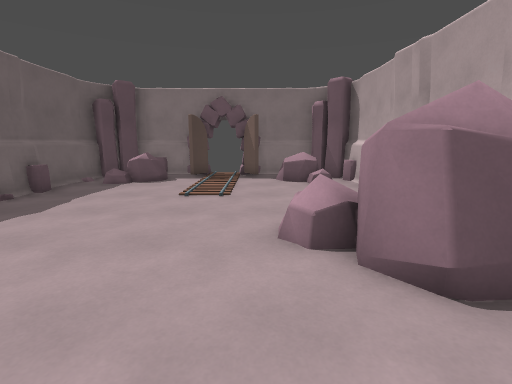
View 1 (above)

12 first-person views from a walk through a 3-D level made in the Godot game engine. The camera is 1.5 m above the floor, tilts 10° down and sees 85° across. The floor is counted in squares, 1 m on a side. Each view is taken from the middle of a square. On the plan, view 1 faces up. The plan holds only what a view shows up to about 14 squares ahead; the rest is blank.

View 2
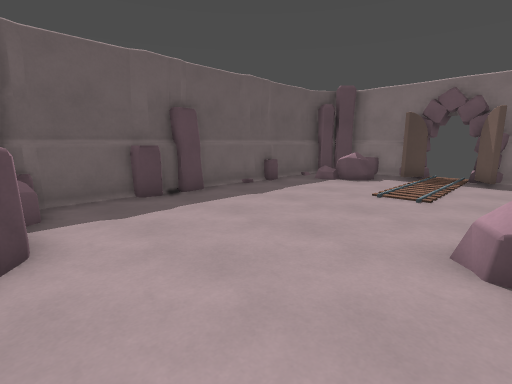

View 3
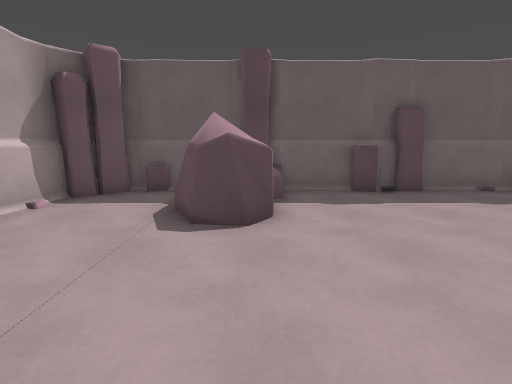

View 4
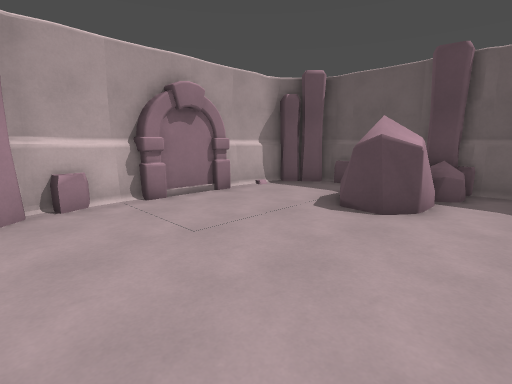

View 5
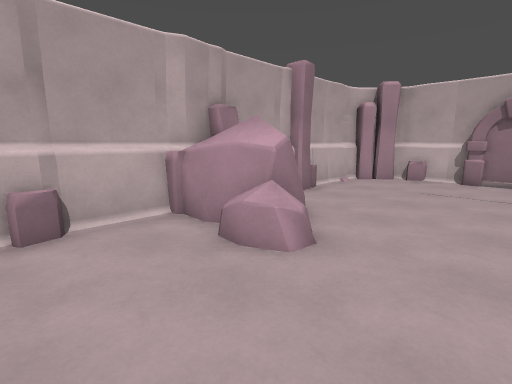

View 6
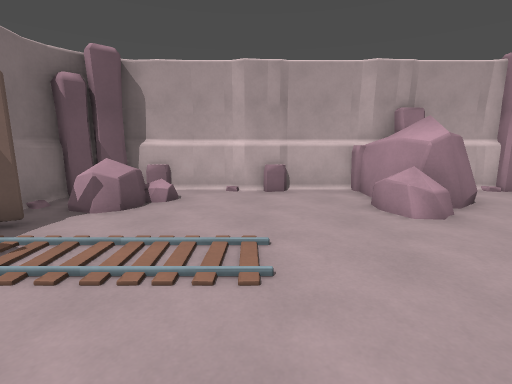

View 7
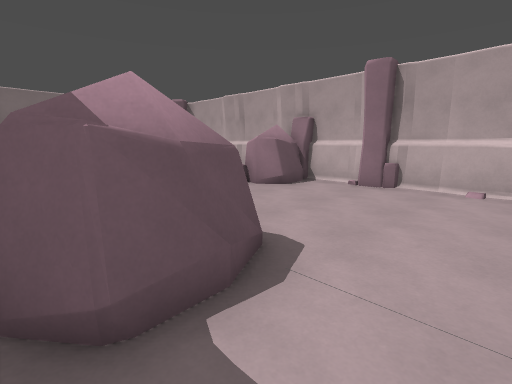

View 8
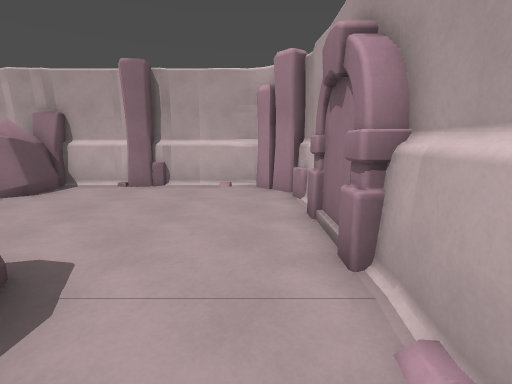

View 9
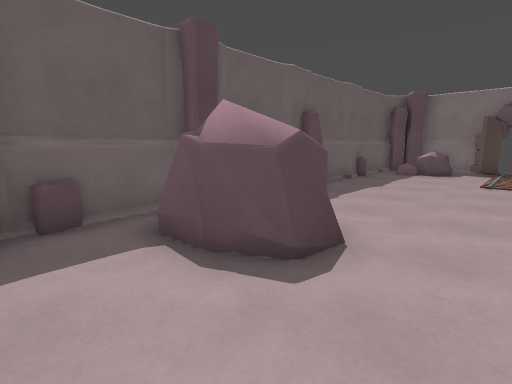

View 10
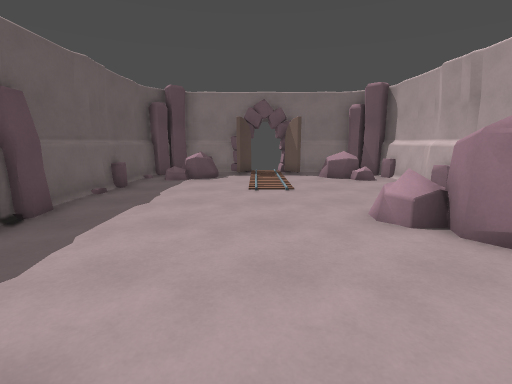

View 11
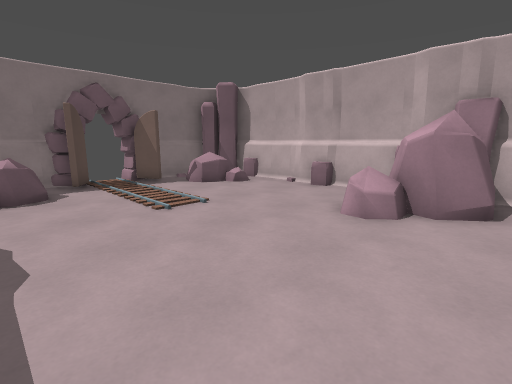

View 12
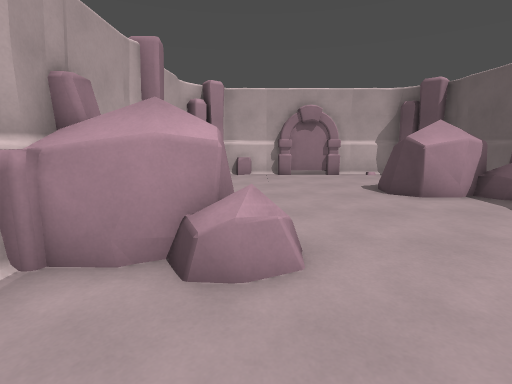

### Floor plan
Key: @ floor where view 1 was taken; # wall or solid block; x gap in a wall; . floor; = window, fence, low wall or low ledge; R rock.
Columns run from 7 left of view 1 to 4 right of it. Each row starts with its distance up from view 1.
 14     ##x##
 13  #####.####
 12 ##RR....RR#
 11 # RR....RR=#
 10 #......... #
  9 #..........#
  8 #..........#
  7 #..........#
  6 #..........#
  5 #.......RRR#
  4 #.......RRRR
  3 #........RR#
  2 #..........#
  1 #..........#
  0 #RRRR..@...#
 -1 #RRRR......#
 -2 #.R........#
 -3 #..........#
 -4 #..........#
 -5 ##.##....###
 -6  ##########

Positions as (right, up) in squares from view 1, and headings:
1: (0, 0), facing up
2: (1, 0), facing up-left
3: (2, 0), facing left
4: (3, 2), facing down-left
5: (-2, 8), facing down-right
6: (-5, 8), facing right
7: (-6, -4), facing up-right
8: (-6, -4), facing right
9: (-1, -4), facing up-left
10: (-2, -1), facing up
11: (-5, 2), facing up-right
12: (1, 8), facing down
